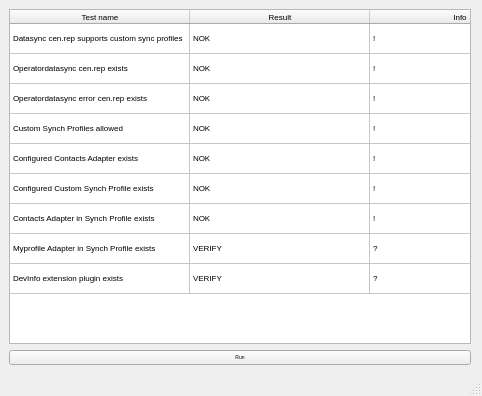
<?xml version="1.0" encoding="UTF-8"?>
<ui version="4.0">
 <class>CustomDataSynchConfigValidator</class>
 <widget class="QMainWindow" name="CustomDataSynchConfigValidator">
  <property name="enabled">
   <bool>true</bool>
  </property>
  <property name="geometry">
   <rect>
    <x>0</x>
    <y>0</y>
    <width>482</width>
    <height>396</height>
   </rect>
  </property>
  <property name="font">
   <font>
    <pointsize>4</pointsize>
    <weight>50</weight>
    <bold>false</bold>
    <kerning>false</kerning>
   </font>
  </property>
  <property name="windowTitle">
   <string>SynchConfigValidator</string>
  </property>
  <property name="autoFillBackground">
   <bool>false</bool>
  </property>
  <property name="dockNestingEnabled">
   <bool>false</bool>
  </property>
  <widget class="QWidget" name="centralwidget">
   <property name="sizePolicy">
    <sizepolicy hsizetype="Preferred" vsizetype="Preferred">
     <horstretch>0</horstretch>
     <verstretch>0</verstretch>
    </sizepolicy>
   </property>
   <property name="minimumSize">
    <size>
     <width>360</width>
     <height>360</height>
    </size>
   </property>
   <property name="maximumSize">
    <size>
     <width>480</width>
     <height>480</height>
    </size>
   </property>
   <layout class="QVBoxLayout" name="verticalLayout">
    <item>
     <widget class="QTableWidget" name="tableWidget">
      <property name="sizePolicy">
       <sizepolicy hsizetype="Expanding" vsizetype="Expanding">
        <horstretch>0</horstretch>
        <verstretch>0</verstretch>
       </sizepolicy>
      </property>
      <property name="minimumSize">
       <size>
        <width>280</width>
        <height>200</height>
       </size>
      </property>
      <property name="maximumSize">
       <size>
        <width>640</width>
        <height>640</height>
       </size>
      </property>
      <property name="font">
       <font>
        <pointsize>6</pointsize>
        <kerning>true</kerning>
       </font>
      </property>
      <property name="layoutDirection">
       <enum>Qt::LeftToRight</enum>
      </property>
      <property name="autoFillBackground">
       <bool>false</bool>
      </property>
      <property name="locale">
       <locale language="English" country="UnitedKingdom"/>
      </property>
      <property name="lineWidth">
       <number>1</number>
      </property>
      <property name="midLineWidth">
       <number>0</number>
      </property>
      <property name="verticalScrollBarPolicy">
       <enum>Qt::ScrollBarAlwaysOff</enum>
      </property>
      <property name="horizontalScrollBarPolicy">
       <enum>Qt::ScrollBarAlwaysOff</enum>
      </property>
      <property name="autoScroll">
       <bool>true</bool>
      </property>
      <property name="editTriggers">
       <set>QAbstractItemView::NoEditTriggers</set>
      </property>
      <property name="dragDropOverwriteMode">
       <bool>false</bool>
      </property>
      <property name="alternatingRowColors">
       <bool>false</bool>
      </property>
      <property name="selectionMode">
       <enum>QAbstractItemView::SingleSelection</enum>
      </property>
      <property name="textElideMode">
       <enum>Qt::ElideRight</enum>
      </property>
      <property name="verticalScrollMode">
       <enum>QAbstractItemView::ScrollPerItem</enum>
      </property>
      <property name="horizontalScrollMode">
       <enum>QAbstractItemView::ScrollPerPixel</enum>
      </property>
      <property name="showGrid">
       <bool>true</bool>
      </property>
      <property name="gridStyle">
       <enum>Qt::SolidLine</enum>
      </property>
      <property name="sortingEnabled">
       <bool>false</bool>
      </property>
      <property name="wordWrap">
       <bool>true</bool>
      </property>
      <property name="cornerButtonEnabled">
       <bool>true</bool>
      </property>
      <attribute name="horizontalHeaderVisible">
       <bool>true</bool>
      </attribute>
      <attribute name="horizontalHeaderDefaultSectionSize">
       <number>180</number>
      </attribute>
      <attribute name="horizontalHeaderHighlightSections">
       <bool>true</bool>
      </attribute>
      <attribute name="horizontalHeaderMinimumSectionSize">
       <number>25</number>
      </attribute>
      <attribute name="horizontalHeaderShowSortIndicator" stdset="0">
       <bool>false</bool>
      </attribute>
      <attribute name="horizontalHeaderStretchLastSection">
       <bool>false</bool>
      </attribute>
      <attribute name="verticalHeaderVisible">
       <bool>false</bool>
      </attribute>
      <attribute name="verticalHeaderCascadingSectionResizes">
       <bool>false</bool>
      </attribute>
      <attribute name="verticalHeaderDefaultSectionSize">
       <number>30</number>
      </attribute>
      <attribute name="verticalHeaderHighlightSections">
       <bool>true</bool>
      </attribute>
      <attribute name="verticalHeaderStretchLastSection">
       <bool>false</bool>
      </attribute>
      <attribute name="verticalHeaderVisible">
       <bool>false</bool>
      </attribute>
      <attribute name="horizontalHeaderShowSortIndicator" stdset="0">
       <bool>false</bool>
      </attribute>
      <attribute name="verticalHeaderDefaultSectionSize">
       <number>30</number>
      </attribute>
      <attribute name="horizontalHeaderStretchLastSection">
       <bool>false</bool>
      </attribute>
      <attribute name="horizontalHeaderVisible">
       <bool>true</bool>
      </attribute>
      <attribute name="verticalHeaderCascadingSectionResizes">
       <bool>false</bool>
      </attribute>
      <attribute name="horizontalHeaderMinimumSectionSize">
       <number>25</number>
      </attribute>
      <attribute name="horizontalHeaderHighlightSections">
       <bool>true</bool>
      </attribute>
      <attribute name="verticalHeaderHighlightSections">
       <bool>true</bool>
      </attribute>
      <attribute name="verticalHeaderStretchLastSection">
       <bool>false</bool>
      </attribute>
      <attribute name="horizontalHeaderDefaultSectionSize">
       <number>180</number>
      </attribute>
      <row>
       <property name="text">
        <string>DataSynchCenrepExistsTest</string>
       </property>
       <property name="font">
        <font>
         <pointsize>6</pointsize>
        </font>
       </property>
      </row>
      <row>
       <property name="text">
        <string>OperatorDataSynchCenrepExistsTest</string>
       </property>
       <property name="font">
        <font>
         <pointsize>6</pointsize>
        </font>
       </property>
      </row>
      <row>
       <property name="text">
        <string>OperatorDataSynchErrorCenrepExistsTest</string>
       </property>
       <property name="font">
        <font>
         <pointsize>6</pointsize>
        </font>
       </property>
      </row>
      <row>
       <property name="text">
        <string>CustomProfilesTest</string>
       </property>
       <property name="font">
        <font>
         <pointsize>6</pointsize>
        </font>
       </property>
      </row>
      <row>
       <property name="text">
        <string>ContactsAdapterAvailabilityTest</string>
       </property>
       <property name="font">
        <font>
         <pointsize>6</pointsize>
        </font>
       </property>
      </row>
      <row>
       <property name="text">
        <string>CustomSynchProfileServerIdTest</string>
       </property>
       <property name="font">
        <font>
         <pointsize>6</pointsize>
        </font>
       </property>
      </row>
      <row>
       <property name="text">
        <string>ContactsAdapterSynchProfileTest</string>
       </property>
       <property name="font">
        <font>
         <pointsize>6</pointsize>
        </font>
       </property>
      </row>
      <row>
       <property name="text">
        <string>MyprofileAdapterSynchProfileTest</string>
       </property>
       <property name="font">
        <font>
         <pointsize>6</pointsize>
        </font>
       </property>
      </row>
      <row>
       <property name="text">
        <string>DeviceInfoExtensionPluginTest</string>
       </property>
      </row>
      <column>
       <property name="text">
        <string>Test name</string>
       </property>
       <property name="font">
        <font>
         <pointsize>6</pointsize>
        </font>
       </property>
      </column>
      <column>
       <property name="text">
        <string>Result</string>
       </property>
       <property name="font">
        <font>
         <pointsize>6</pointsize>
        </font>
       </property>
      </column>
      <column>
       <property name="text">
        <string>Info</string>
       </property>
       <property name="font">
        <font>
         <pointsize>6</pointsize>
        </font>
       </property>
      </column>
      <item row="0" column="0">
       <property name="text">
        <string>Datasync cen.rep supports custom sync profiles</string>
       </property>
       <property name="toolTip">
        <string>Datasync cen.rep supports custom sync profiles</string>
       </property>
       <property name="whatsThis">
        <string>Datasync cen.rep supports custom sync profiles</string>
       </property>
       <property name="font">
        <font>
         <pointsize>6</pointsize>
        </font>
       </property>
      </item>
      <item row="0" column="1">
       <property name="text">
        <string>NOK</string>
       </property>
      </item>
      <item row="0" column="2">
       <property name="text">
        <string>!</string>
       </property>
      </item>
      <item row="1" column="0">
       <property name="text">
        <string>Operatordatasync cen.rep exists</string>
       </property>
       <property name="toolTip">
        <string>Operatordatasync cen.rep exists</string>
       </property>
       <property name="whatsThis">
        <string>Operatordatasync</string>
       </property>
       <property name="font">
        <font>
         <pointsize>6</pointsize>
        </font>
       </property>
      </item>
      <item row="1" column="1">
       <property name="text">
        <string>NOK</string>
       </property>
      </item>
      <item row="1" column="2">
       <property name="text">
        <string>!</string>
       </property>
      </item>
      <item row="2" column="0">
       <property name="text">
        <string>Operatordatasync error cen.rep exists</string>
       </property>
       <property name="toolTip">
        <string>Operatordatasync error cen.rep exists</string>
       </property>
       <property name="whatsThis">
        <string>Operatordatasync</string>
       </property>
       <property name="font">
        <font>
         <pointsize>6</pointsize>
        </font>
       </property>
      </item>
      <item row="2" column="1">
       <property name="text">
        <string>NOK</string>
       </property>
      </item>
      <item row="2" column="2">
       <property name="text">
        <string>!</string>
       </property>
      </item>
      <item row="3" column="0">
       <property name="text">
        <string>Custom Synch Profiles allowed</string>
       </property>
       <property name="toolTip">
        <string>Test4</string>
       </property>
       <property name="whatsThis">
        <string>Test4</string>
       </property>
       <property name="font">
        <font>
         <pointsize>6</pointsize>
        </font>
       </property>
      </item>
      <item row="3" column="1">
       <property name="text">
        <string>NOK</string>
       </property>
      </item>
      <item row="3" column="2">
       <property name="text">
        <string>!</string>
       </property>
      </item>
      <item row="4" column="0">
       <property name="text">
        <string>Configured Contacts Adapter exists</string>
       </property>
       <property name="font">
        <font>
         <pointsize>6</pointsize>
        </font>
       </property>
      </item>
      <item row="4" column="1">
       <property name="text">
        <string>NOK</string>
       </property>
      </item>
      <item row="4" column="2">
       <property name="text">
        <string>!</string>
       </property>
      </item>
      <item row="5" column="0">
       <property name="text">
        <string>Configured Custom Synch Profile exists</string>
       </property>
       <property name="font">
        <font>
         <pointsize>6</pointsize>
        </font>
       </property>
      </item>
      <item row="5" column="1">
       <property name="text">
        <string>NOK</string>
       </property>
      </item>
      <item row="5" column="2">
       <property name="text">
        <string>!</string>
       </property>
      </item>
      <item row="6" column="0">
       <property name="text">
        <string>Contacts Adapter in Synch Profile exists</string>
       </property>
       <property name="font">
        <font>
         <pointsize>6</pointsize>
        </font>
       </property>
      </item>
      <item row="6" column="1">
       <property name="text">
        <string>NOK</string>
       </property>
      </item>
      <item row="6" column="2">
       <property name="text">
        <string>!</string>
       </property>
      </item>
      <item row="7" column="0">
       <property name="text">
        <string>Myprofile Adapter in Synch Profile exists</string>
       </property>
       <property name="font">
        <font>
         <pointsize>6</pointsize>
        </font>
       </property>
      </item>
      <item row="7" column="1">
       <property name="text">
        <string>VERIFY</string>
       </property>
      </item>
      <item row="7" column="2">
       <property name="text">
        <string>?</string>
       </property>
      </item>
      <item row="8" column="0">
       <property name="text">
        <string>DevInfo extension plugin exists</string>
       </property>
      </item>
      <item row="8" column="1">
       <property name="text">
        <string>VERIFY</string>
       </property>
      </item>
      <item row="8" column="2">
       <property name="text">
        <string>?</string>
       </property>
      </item>
     </widget>
    </item>
    <item>
     <widget class="QPushButton" name="buttonTestActivator">
      <property name="sizePolicy">
       <sizepolicy hsizetype="Preferred" vsizetype="Preferred">
        <horstretch>0</horstretch>
        <verstretch>0</verstretch>
       </sizepolicy>
      </property>
      <property name="autoFillBackground">
       <bool>false</bool>
      </property>
      <property name="text">
       <string>Run</string>
      </property>
     </widget>
    </item>
   </layout>
  </widget>
  <widget class="QMenuBar" name="menubar">
   <property name="geometry">
    <rect>
     <x>0</x>
     <y>0</y>
     <width>482</width>
     <height>18</height>
    </rect>
   </property>
  </widget>
  <widget class="QStatusBar" name="statusbar"/>
 </widget>
 <resources/>
 <connections/>
</ui>
